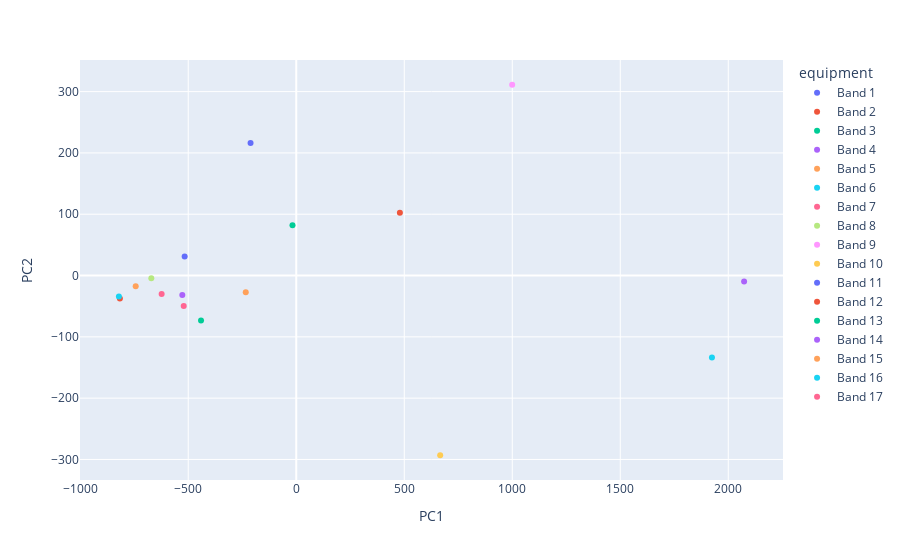

The notebook cell saved with this chart:
### Code cell
import plotly.express as px
fig = px.scatter(pca_df, x="PC1", y="PC2", color='equipment')
fig.show()

### Figure 1 — Plotly figure (JSON) as saved in the notebook; plotly's stock layout.template omitted (floating-point values rounded to 4 significant figures)
{"data": [{"hovertemplate": "equipment=Band 1<br>PC1=%{x}<br>PC2=%{y}<extra></extra>", "legendgroup": "Band 1", "marker": {"color": "#636efa", "symbol": "circle"}, "mode": "markers", "name": "Band 1", "orientation": "v", "showlegend": true, "type": "scatter", "x": [-211.6], "xaxis": "x", "y": [216.3], "yaxis": "y"}, {"hovertemplate": "equipment=Band 2<br>PC1=%{x}<br>PC2=%{y}<extra></extra>", "legendgroup": "Band 2", "marker": {"color": "#EF553B", "symbol": "circle"}, "mode": "markers", "name": "Band 2", "orientation": "v", "showlegend": true, "type": "scatter", "x": [-816.5], "xaxis": "x", "y": [-37.64], "yaxis": "y"}, {"hovertemplate": "equipment=Band 3<br>PC1=%{x}<br>PC2=%{y}<extra></extra>", "legendgroup": "Band 3", "marker": {"color": "#00cc96", "symbol": "circle"}, "mode": "markers", "name": "Band 3", "orientation": "v", "showlegend": true, "type": "scatter", "x": [-440.8], "xaxis": "x", "y": [-73.48], "yaxis": "y"}, {"hovertemplate": "equipment=Band 4<br>PC1=%{x}<br>PC2=%{y}<extra></extra>", "legendgroup": "Band 4", "marker": {"color": "#ab63fa", "symbol": "circle"}, "mode": "markers", "name": "Band 4", "orientation": "v", "showlegend": true, "type": "scatter", "x": [2073.0], "xaxis": "x", "y": [-9.638], "yaxis": "y"}, {"hovertemplate": "equipment=Band 5<br>PC1=%{x}<br>PC2=%{y}<extra></extra>", "legendgroup": "Band 5", "marker": {"color": "#FFA15A", "symbol": "circle"}, "mode": "markers", "name": "Band 5", "orientation": "v", "showlegend": true, "type": "scatter", "x": [-743.2], "xaxis": "x", "y": [-17.65], "yaxis": "y"}, {"hovertemplate": "equipment=Band 6<br>PC1=%{x}<br>PC2=%{y}<extra></extra>", "legendgroup": "Band 6", "marker": {"color": "#19d3f3", "symbol": "circle"}, "mode": "markers", "name": "Band 6", "orientation": "v", "showlegend": true, "type": "scatter", "x": [-821.0], "xaxis": "x", "y": [-34.22], "yaxis": "y"}, {"hovertemplate": "equipment=Band 7<br>PC1=%{x}<br>PC2=%{y}<extra></extra>", "legendgroup": "Band 7", "marker": {"color": "#FF6692", "symbol": "circle"}, "mode": "markers", "name": "Band 7", "orientation": "v", "showlegend": true, "type": "scatter", "x": [-520.9], "xaxis": "x", "y": [-49.85], "yaxis": "y"}, {"hovertemplate": "equipment=Band 8<br>PC1=%{x}<br>PC2=%{y}<extra></extra>", "legendgroup": "Band 8", "marker": {"color": "#B6E880", "symbol": "circle"}, "mode": "markers", "name": "Band 8", "orientation": "v", "showlegend": true, "type": "scatter", "x": [-671.0], "xaxis": "x", "y": [-4.531], "yaxis": "y"}, {"hovertemplate": "equipment=Band 9<br>PC1=%{x}<br>PC2=%{y}<extra></extra>", "legendgroup": "Band 9", "marker": {"color": "#FF97FF", "symbol": "circle"}, "mode": "markers", "name": "Band 9", "orientation": "v", "showlegend": true, "type": "scatter", "x": [999.6], "xaxis": "x", "y": [311.2], "yaxis": "y"}, {"hovertemplate": "equipment=Band 10<br>PC1=%{x}<br>PC2=%{y}<extra></extra>", "legendgroup": "Band 10", "marker": {"color": "#FECB52", "symbol": "circle"}, "mode": "markers", "name": "Band 10", "orientation": "v", "showlegend": true, "type": "scatter", "x": [666.3], "xaxis": "x", "y": [-293.1], "yaxis": "y"}, {"hovertemplate": "equipment=Band 11<br>PC1=%{x}<br>PC2=%{y}<extra></extra>", "legendgroup": "Band 11", "marker": {"color": "#636efa", "symbol": "circle"}, "mode": "markers", "name": "Band 11", "orientation": "v", "showlegend": true, "type": "scatter", "x": [-516.6], "xaxis": "x", "y": [30.92], "yaxis": "y"}, {"hovertemplate": "equipment=Band 12<br>PC1=%{x}<br>PC2=%{y}<extra></extra>", "legendgroup": "Band 12", "marker": {"color": "#EF553B", "symbol": "circle"}, "mode": "markers", "name": "Band 12", "orientation": "v", "showlegend": true, "type": "scatter", "x": [479.8], "xaxis": "x", "y": [102.2], "yaxis": "y"}, {"hovertemplate": "equipment=Band 13<br>PC1=%{x}<br>PC2=%{y}<extra></extra>", "legendgroup": "Band 13", "marker": {"color": "#00cc96", "symbol": "circle"}, "mode": "markers", "name": "Band 13", "orientation": "v", "showlegend": true, "type": "scatter", "x": [-17.41], "xaxis": "x", "y": [82.04], "yaxis": "y"}, {"hovertemplate": "equipment=Band 14<br>PC1=%{x}<br>PC2=%{y}<extra></extra>", "legendgroup": "Band 14", "marker": {"color": "#ab63fa", "symbol": "circle"}, "mode": "markers", "name": "Band 14", "orientation": "v", "showlegend": true, "type": "scatter", "x": [-527.4], "xaxis": "x", "y": [-31.73], "yaxis": "y"}, {"hovertemplate": "equipment=Band 15<br>PC1=%{x}<br>PC2=%{y}<extra></extra>", "legendgroup": "Band 15", "marker": {"color": "#FFA15A", "symbol": "circle"}, "mode": "markers", "name": "Band 15", "orientation": "v", "showlegend": true, "type": "scatter", "x": [-233.8], "xaxis": "x", "y": [-27.22], "yaxis": "y"}, {"hovertemplate": "equipment=Band 16<br>PC1=%{x}<br>PC2=%{y}<extra></extra>", "legendgroup": "Band 16", "marker": {"color": "#19d3f3", "symbol": "circle"}, "mode": "markers", "name": "Band 16", "orientation": "v", "showlegend": true, "type": "scatter", "x": [1924.0], "xaxis": "x", "y": [-133.5], "yaxis": "y"}, {"hovertemplate": "equipment=Band 17<br>PC1=%{x}<br>PC2=%{y}<extra></extra>", "legendgroup": "Band 17", "marker": {"color": "#FF6692", "symbol": "circle"}, "mode": "markers", "name": "Band 17", "orientation": "v", "showlegend": true, "type": "scatter", "x": [-623.1], "xaxis": "x", "y": [-30.12], "yaxis": "y"}], "layout": {"autosize": true, "legend": {"title": {"text": "equipment"}, "tracegroupgap": 0}, "margin": {"t": 60}, "xaxis": {"anchor": "y", "autorange": true, "domain": [0, 1], "range": [-1004.0, 2256.0], "title": {"text": "PC1"}, "type": "linear"}, "yaxis": {"anchor": "x", "autorange": true, "domain": [0, 1], "range": [-336.0, 354.0], "title": {"text": "PC2"}, "type": "linear"}}}
